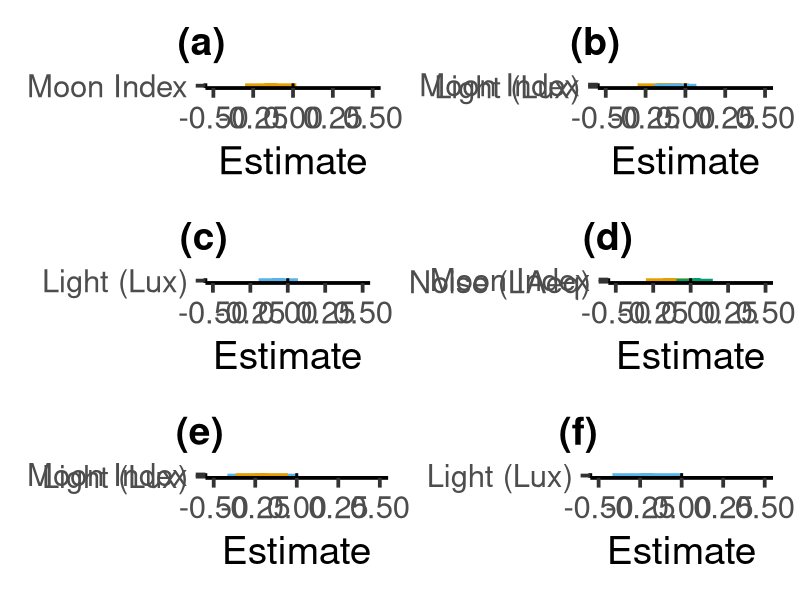

This chart was generated by the following R code:
## ---- chunk 1
knitr::opts_chunk$set(echo = TRUE)
## ---- chunk 2
library(tidyverse)
library(patchwork)
library(ggeffects)
## ---- chunk 3
datMan <- read_csv("Data/EffectsPlotManualBuildData.csv")
## ---- chunk 4
## Total Richness Plot 1 
P1 <- datMan %>% 
  filter(Model == "Nfm1") %>% 
  ggplot(aes(x=Estimate, y=Variable, color=Variable)) + 
  geom_point(size=4) +
  scale_color_manual("Variable", values = c("#E69F00")) +
  geom_errorbarh(aes(xmax = upperCI, xmin = lowerCI, height=0), size=2) +
  geom_vline(xintercept = 0, size=1) +
  xlim(c(-0.50, 0.50)) +
  theme_classic(base_size = 28) +
  theme(axis.title.y=element_blank(),
        legend.position = "none") +
  scale_y_discrete(labels=c("Moon Index")) +
  labs(subtitle = "(a)") +
  theme(plot.subtitle=element_text(size=28, hjust=-0.22, face="bold", color="black"))


## Total Richness Plot 2
P2 <- datMan %>% 
  filter(Model == "Nfm2") %>% 
  ggplot(aes(x=Estimate, y=Variable, color=Variable)) + 
  geom_point(size=4) +
  scale_color_manual("Variable", values = c("#56B4E9", "#E69F00")) +
  geom_errorbarh(aes(xmax = upperCI, xmin = lowerCI, height=0), size=2) +
  geom_vline(xintercept = 0, size=1) +
  xlim(c(-0.50, 0.50)) +
  theme_classic(base_size = 28) +
  theme(axis.title.y=element_blank(),
        legend.position = "none") +
  scale_y_discrete(labels=c("Light (Lux)", "Moon Index")) +
  labs(subtitle = "(b)") +
  theme(plot.subtitle=element_text(size=28, hjust=-0.22, face="bold", color="black"))


## Total Richness Plot 3
P3 <- datMan %>% 
  filter(Model == "Nfm3") %>% 
  ggplot(aes(x=Estimate, y=Variable, color=Variable)) + 
  geom_point(size=4) +
  scale_color_manual("Variable", values = c("#56B4E9")) +
  geom_errorbarh(aes(xmax = upperCI, xmin = lowerCI, height=0), size=2) +
  geom_vline(xintercept = 0, size=1) +
  xlim(c(-0.50, 0.50)) +
  theme_classic(base_size = 28) +
  theme(axis.title.y=element_blank(),
        legend.position = "none") +
  scale_y_discrete(labels=c("Light (Lux)")) +
  labs(subtitle = "(c)") +
  theme(plot.subtitle=element_text(size=28, hjust=-0.22, face="bold", color="black"))


## Total Richness Plot 4
P4 <- datMan %>% 
  filter(Model == "Nfm4") %>% 
  ggplot(aes(x=Estimate, y=Variable, color=Variable)) + 
  geom_point(size=4) +
  scale_color_manual("Variable", values = c("#009E73", "#E69F00")) +
  geom_errorbarh(aes(xmax = upperCI, xmin = lowerCI, height=0), size=2) +
  geom_vline(xintercept = 0, size=1) +
  xlim(c(-0.50, 0.50)) +
  theme_classic(base_size = 28) +
  theme(axis.title.y=element_blank(),
        legend.position = "none") +
  scale_y_discrete(labels=c("Noise (LAeq)", "Moon Index")) +
  labs(subtitle = "(d)") +
  theme(plot.subtitle=element_text(size=28, hjust=-0.22, face="bold", color="black"))


## Mammal Richness Plot 1
P5 <- datMan %>% 
  filter(Model == "MNfm1") %>% 
  ggplot(aes(x=Estimate, y=Variable, color=Variable)) + 
  geom_point(size=4) +
  scale_color_manual("Variable", values = c("#56B4E9", "#E69F00")) +
  geom_errorbarh(aes(xmax = upperCI, xmin = lowerCI, height=0), size=2) +
  geom_vline(xintercept = 0, size=1) +
  xlim(c(-0.50, 0.50)) +
  theme_classic(base_size = 28) +
  theme(axis.title.y=element_blank(),
        legend.position = "none") +
  scale_y_discrete(labels=c("Light (Lux)", "Moon Index")) +
  labs(subtitle = "(e)") +
  theme(plot.subtitle=element_text(size=28, hjust=-0.22, face="bold", color="black"))


## Mammal Richness Plot 2
P6 <- datMan %>% 
  filter(Model == "MNfm2") %>% 
  ggplot(aes(x=Estimate, y=Variable, color=Variable)) + 
  geom_point(size=4) +
  scale_color_manual("Variable", values = c("#56B4E9")) +
  geom_errorbarh(aes(xmax = upperCI, xmin = lowerCI, height=0), size=2) +
  geom_vline(xintercept = 0, size=1) +
  xlim(c(-0.50, 0.50)) +
  theme_classic(base_size = 28) +
  theme(axis.title.y=element_blank(),
        legend.position = "none") +
  scale_y_discrete(labels=c("Light (Lux)")) +
  labs(subtitle = "(f)") +
  theme(plot.subtitle=element_text(size=28, hjust=-0.22, face="bold", color="black"))



(P1+P2) / (P3+P4) / (P5+P6)
